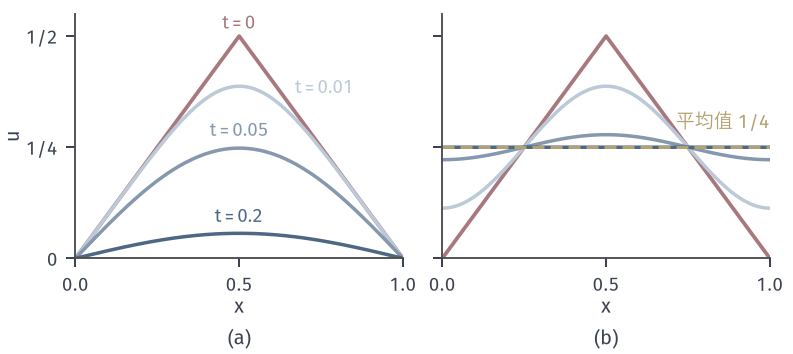

Recreate this plot in Python.
from pathlib import Path
import sys
HERE = Path(__file__).resolve().parent
sys.path.insert(0, str(HERE.parent/"heat-common"))
from heat_fig import *
# Tent initial bump under zero Dirichlet and zero Neumann ends (series, kappa=1).
fig, axes = figure(width_mm=112, height_mm=50, ncols=2, sharey=True)
panel(fig, left=.095, wspace=.12, bottom=.27)
ts = [.01, .05, .2]; cc = shades(3)
for ax, u in zip(axes, (uD, uN)):
    ax.plot(X, tent(X), color=RED, lw=1.5)
    for t, c in zip(ts, cc): ax.plot(X, u(X, t), color=c, lw=1.4)
    ax.set_xlim(0, 1); ax.set_ylim(0, .55); ax.set_xticks([0, .5, 1]); ax.set_yticks([0, .25, .5]); ax.set_yticklabels(['0', '1/4', '1/2']); axlab(ax)
axes[0].set_ylabel('$u$', labelpad=1)
axes[1].plot(X, .25+0*X, color=YELLOW, lw=1.2, ls=DASH)
lab(axes[0], .5, .515, '$t=0$', RED, ha='center'); lab(axes[0], .5, .265, '$t=0.05$', cc[1], ha='center', va='bottom', fontsize=7.5, bbox=dict(fc='white', ec='none', pad=.4))
lab(axes[0], .5, .08, '$t=0.2$', cc[2], ha='center'); lab(axes[0], .67, .37, '$t=0.01$', cc[0], ha='left')
lab(axes[1], 1.0, .285, '平均值 1/4', YELLOW, ha='right', va='bottom')
tags(fig, axes)
save(fig, HERE, 'figure', {'D center t=.1': float(uD(.5, .1)[0]), 'N center t=.1': float(uN(.5, .1)[0])})
